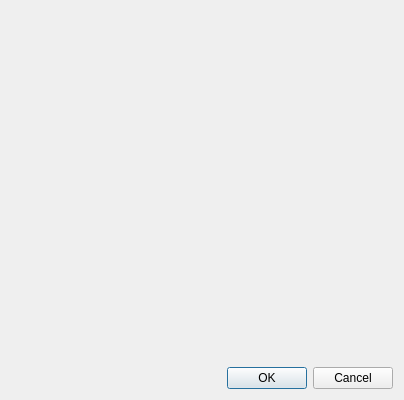
<?xml version="1.0" encoding="UTF-8"?>
<ui version="4.0">
 <class>SettingsDialog</class>
 <widget class="QDialog" name="SettingsDialog">
  <property name="geometry">
   <rect>
    <x>0</x>
    <y>0</y>
    <width>404</width>
    <height>400</height>
   </rect>
  </property>
  <property name="windowTitle">
   <string>Dialog</string>
  </property>
  <layout class="QVBoxLayout" name="verticalLayout">
   <item>
    <spacer name="verticalSpacer">
     <property name="orientation">
      <enum>Qt::Vertical</enum>
     </property>
     <property name="sizeHint" stdset="0">
      <size>
       <width>20</width>
       <height>346</height>
      </size>
     </property>
    </spacer>
   </item>
   <item>
    <widget class="QDialogButtonBox" name="buttonBox">
     <property name="orientation">
      <enum>Qt::Horizontal</enum>
     </property>
     <property name="standardButtons">
      <set>QDialogButtonBox::Cancel|QDialogButtonBox::Ok</set>
     </property>
    </widget>
   </item>
  </layout>
 </widget>
 <resources/>
 <connections>
  <connection>
   <sender>buttonBox</sender>
   <signal>accepted()</signal>
   <receiver>SettingsDialog</receiver>
   <slot>accept()</slot>
   <hints>
    <hint type="sourcelabel">
     <x>248</x>
     <y>254</y>
    </hint>
    <hint type="destinationlabel">
     <x>157</x>
     <y>274</y>
    </hint>
   </hints>
  </connection>
  <connection>
   <sender>buttonBox</sender>
   <signal>rejected()</signal>
   <receiver>SettingsDialog</receiver>
   <slot>reject()</slot>
   <hints>
    <hint type="sourcelabel">
     <x>316</x>
     <y>260</y>
    </hint>
    <hint type="destinationlabel">
     <x>286</x>
     <y>274</y>
    </hint>
   </hints>
  </connection>
 </connections>
</ui>
